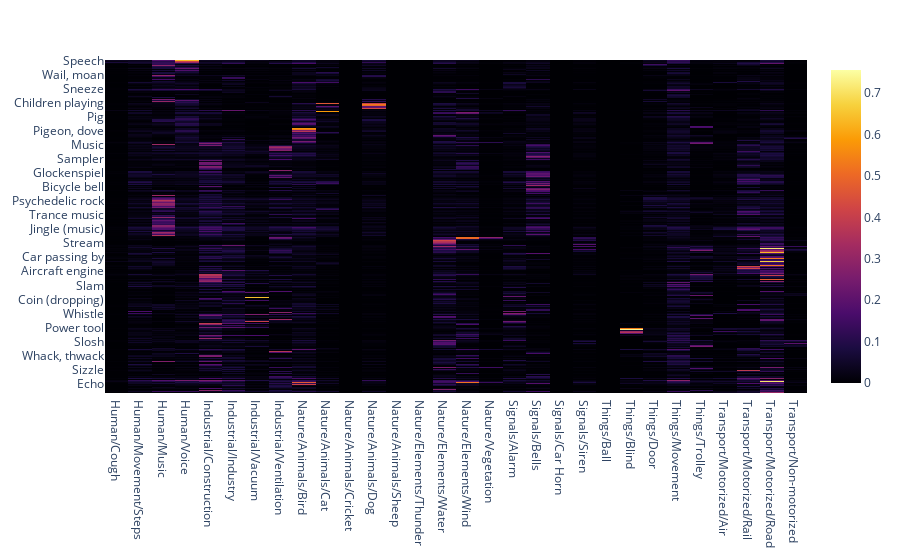

The cell this chart's notebook holds for it:
### Code cell
import plotly.express as px

fig = px.imshow(similarity_matrix, aspect='auto', x=taxonomy_names, y=yamnet_names, color_continuous_scale='Inferno')
fig.show()

### Figure 1 — Plotly figure (JSON) as saved in the notebook; plotly's stock layout.template omitted (floating-point values rounded to 4 significant figures; data arrays with more than 128 entries replaced by an {"elided": "..."} marker saying what was removed)
{"data": [{"coloraxis": "coloraxis", "hovertemplate": "x: %{x}<br>y: %{y}<br>color: %{z}<extra></extra>", "name": "0", "type": "heatmap", "x": ["Human/Cough", "Human/Movement/Steps", "Human/Music", "Human/Voice", "Industrial/Construction", "Industrial/Industry", "Industrial/Vacuum", "Industrial/Ventilation", "Nature/Animals/Bird", "Nature/Animals/Cat", "Nature/Animals/Cricket", "Nature/Animals/Dog", "Nature/Animals/Sheep", "Nature/Elements/Thunder", "Nature/Elements/Water", "Nature/Elements/Wind", "Nature/Vegetation", "Signals/Alarm", "Signals/Bells", "Signals/Car Horn", "Signals/Siren", "Things/Ball", "Things/Blind", "Things/Door", "Things/Movement", "Things/Trolley", "Transport/Motorized/Air", "Transport/Motorized/Rail", "Transport/Motorized/Road", "Transport/Non-motorized"], "xaxis": "x", "y": {"elided": "521 str values"}, "yaxis": "y", "z": {"elided": "521x30 float values"}}], "layout": {"coloraxis": {"colorscale": [[0, "#000004"], [0.1111, "#1b0c41"], [0.2222, "#4a0c6b"], [0.3333, "#781c6d"], [0.4444, "#a52c60"], [0.5556, "#cf4446"], [0.6667, "#ed6925"], [0.7778, "#fb9b06"], [0.8889, "#f7d13d"], [1, "#fcffa4"]]}, "margin": {"t": 60}, "xaxis": {"anchor": "y", "domain": [0, 1]}, "yaxis": {"anchor": "x", "autorange": "reversed", "domain": [0, 1]}}}
